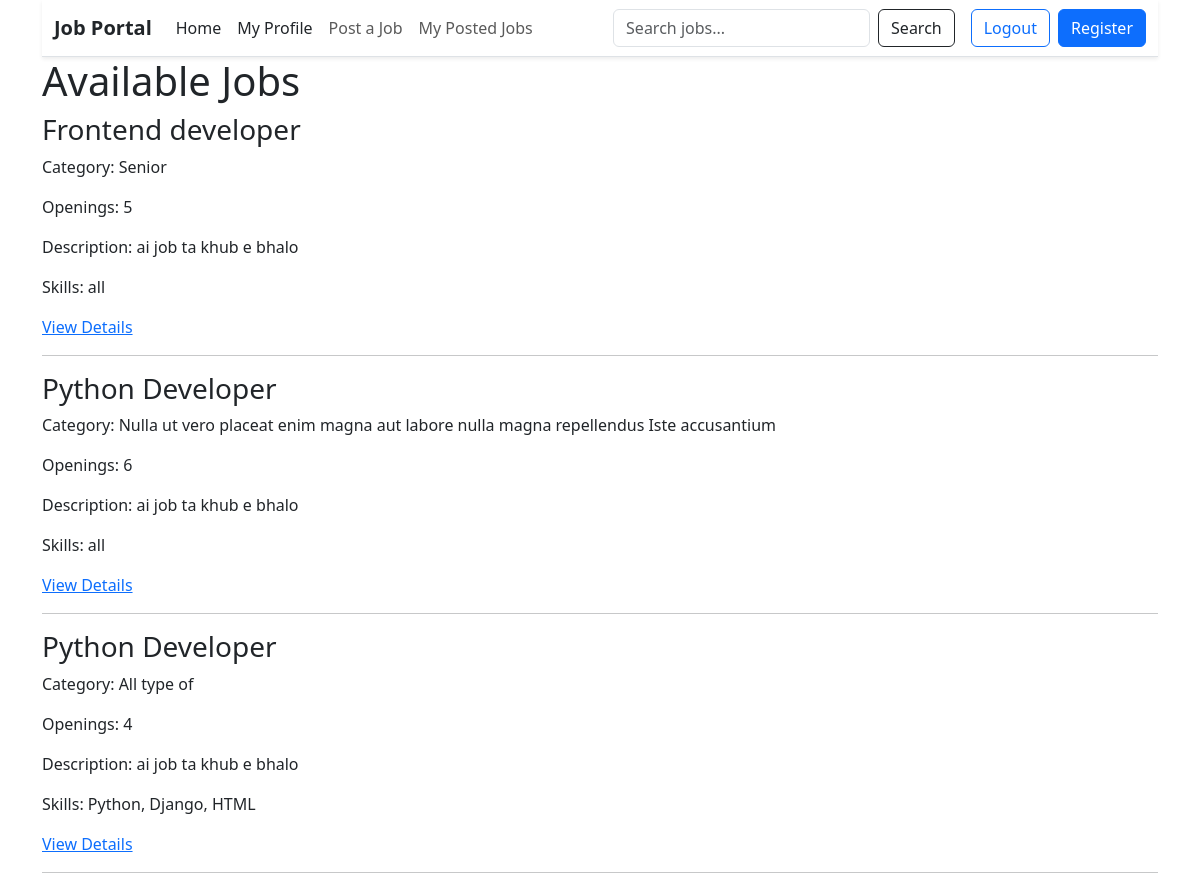
Before: / (signed in) with the older database file.
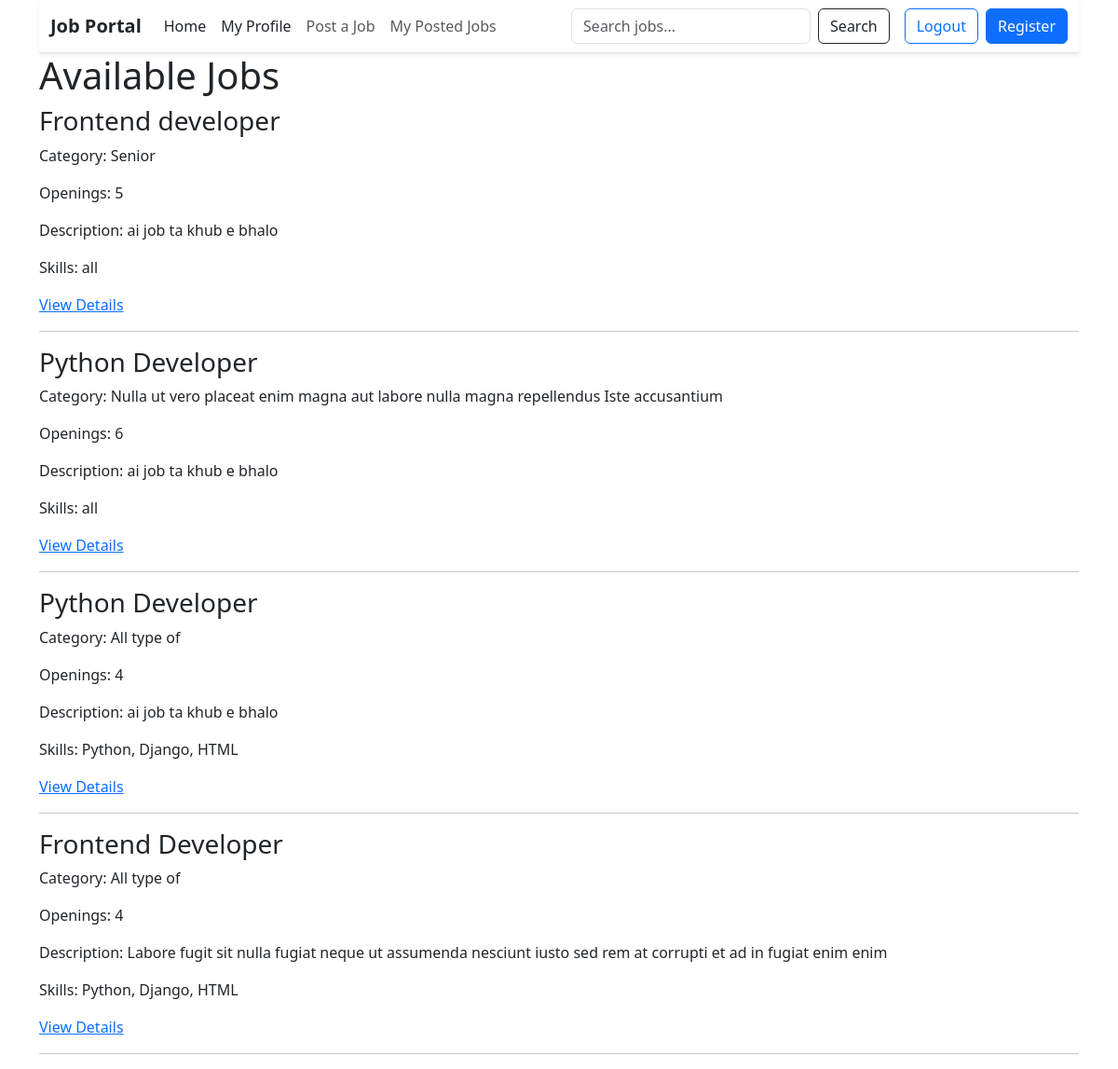
After: the same page with the newer database file.
### job/models.py (models this page shows, shortened)
class Job(models.Model):
   recruiter=models.ForeignKey(User, on_delete=models.CASCADE, related_name='jobs')
   title=models.CharField(max_length=200)
   vacancy=models.CharField(max_length=20)
   category=models.CharField(max_length=200)
   jobdescription=models.CharField(max_length=200)
   skills=models.CharField(max_length=300)
   created_at=models.DateTimeField(auto_now_add=True)

### job/views.py (the view)
# urls.py: 2. Add a URL to urlpatterns:  path('', views.home, name='home')
@login_required
def home(request):
    jobs=Job.objects.all().order_by('created_at')
    return render(request,'home.html',{
       'jobs': jobs
    }
    )

### templates/home.html
{% extends 'base.html' %}
{% block content %}
 <h1>Available Jobs</h1>
    {% for job in jobs %}
        <div>
            <h3>{{ job.title }}</h3>
            <p>Category: {{ job.category }}</p>
            <p>
                Openings: {{ job.vacancy }}
            </p>
            <p>Description: {{ job.jobdescription }}</p>
            <p>Skills: {{ job.skills }}</p>
            <a href="{% url 'job_details' job.id %}">View Details</a>
            <hr>
        </div>
    {% empty %}
        <p>No jobs available right now.</p>
    {% endfor %}
{% endblock content %}

Changed rows visible on the page:
added Job: title "Frontend Developer", category "All type of", vacancy "4", jobdescription "Labore fugit sit nulla fugiat neque ut assumenda nesciunt iusto sed rem at corrupti et ad in fugiat enim enim", skills "Python, Django, HTML"
